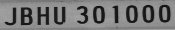
#> input picture ocr/Top Center_Container Number_0.jpg, 175 x 30 px
$ python test.py   (older library calls are emulated)
#> lines starting #> are read from the running program, lines starting #| are printed output that depends on the picture; after the words box and inside, x2 and y2 are one past the last pixel; in counts of white or black regions, pixels touching at a corner belong together
#!/usr/bin/env python3
# -*- coding: utf-8 -*-
"""
Created on Fri Aug  3 13:47:20 2018

@author: ssatyanarayana
"""

import cv2
import numpy as np


img=cv2.imread('ocr/Top Center_Container Number_0.jpg')
#> img is the input picture: shape (30, 175, 3); min 15, max 164, mean 119.7
if img is not None:
    cv2.imshow('Original Image',img)

else:
    print('Error Loading Image')

dim = (128, 128)

gray = cv2.cvtColor(img, cv2.COLOR_BGR2GRAY)
ret,thresh = cv2.threshold(gray,70,255,cv2.THRESH_BINARY_INV)
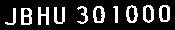
#> thresh: shape (30, 175); 19.1% white; 10 white regions
cv2.imshow('Threshold Image', thresh)

kernel = np.ones((1,1), np.uint8)
img_dilation = cv2.dilate(thresh, kernel, iterations=1)
cv2.imshow('Dialated Image', img_dilation)

im2,cntrs, hier = cv2.findContours(img_dilation.copy(), cv2.RETR_EXTERNAL, cv2.CHAIN_APPROX_SIMPLE)
#> cntrs = 10 contours; largest, box (x1, y1, x2, y2) and area: (21, 8, 32, 25) 154, (93, 6, 105, 23) 153, (126, 5, 138, 23) 151, (143, 5, 154, 23) 150, (159, 5, 170, 22) 148

#cv2.drawContours(img, cntrs, -1, (0,0,0), 3)
cv2.imshow('Contours Image', img)

sorted_ctrs = sorted(cntrs, key=lambda ctr: cv2.boundingRect(ctr)[0])
#> sorted_ctrs has the same summary as cntrs

for i, ctr in enumerate(sorted_ctrs):
    x, y, w, h = cv2.boundingRect(ctr)

    roi = img[y-5:y+h+5, x-5:x+w+5]

    #cv2.rectangle(image,(x,y),( (x+5) + (w+5), (y+5) + (h+5) ),(255,0,0),2)

    if 50> w >2 and 50> h > 5:
        resized = cv2.resize(roi, dim, interpolation = cv2.INTER_AREA)
        thresh, img_bw = cv2.threshold(resized, 70, 255, cv2.THRESH_BINARY)
        cv2.imwrite('ocr/{}.jpg'.format(i), img_bw)
#> this loop made 10 passes
#> (x, y, w, h) on passes 1 to 10: (5, 8, 11, 17), (21, 8, 11, 17), (38, 7, 11, 18), (54, 7, 11, 17), (77, 6, 11, 18), (93, 6, 12, 17), (113, 6, 5, 17), (126, 5, 12, 18), (143, 5, 11, 18), (159, 5, 11, 17)
#> pass 1, `roi = img[y-5:y+h+5, x-5:x+w+5]`:
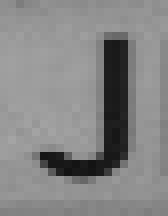
#> roi: shape (27, 21, 3) (shown 8 times larger); min 19, max 164, mean 133.2
#> pass 1, `resized = cv2.resize(roi, dim, interpolation = cv2.INTER_AREA)`:
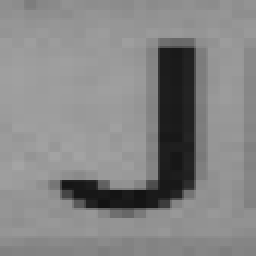
#> resized: shape (128, 128, 3) (shown 2 times larger); min 19, max 164, mean 133.1
#> pass 1, `thresh, img_bw = cv2.threshold(resized, 70, 255, cv2.THRESH_BINARY)`:
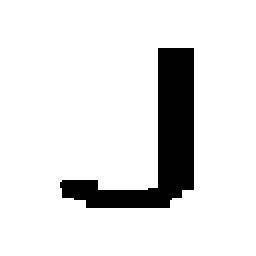
#> img_bw: shape (128, 128, 3) (shown 2 times larger); 88.8% white; 1 black region, box (x1, y1, x2, y2) and area: (30, 24, 97, 104) 1833
#> pass 2, `roi = img[y-5:y+h+5, x-5:x+w+5]`:
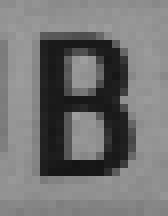
#> roi: shape (27, 21, 3) (shown 8 times larger); min 20, max 158, mean 115.1
#> after the loop:
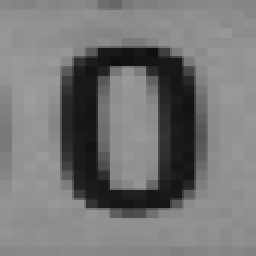
#> resized: shape (128, 128, 3) (shown 2 times larger); min 15, max 158, mean 118.2
#> after the loop:
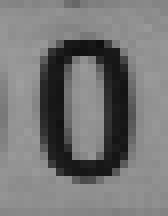
#> roi: shape (27, 21, 3) (shown 8 times larger); min 15, max 158, mean 118.2
cv2.waitKey(0)
cv2.destroyAllWindows()
